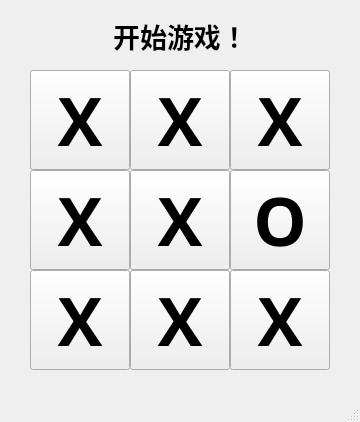
<?xml version="1.0" encoding="UTF-8"?>
<ui version="4.0">
 <class>MainWindow</class>
 <widget class="QMainWindow" name="MainWindow">
  <property name="geometry">
   <rect>
    <x>0</x>
    <y>0</y>
    <width>360</width>
    <height>422</height>
   </rect>
  </property>
  <property name="windowTitle">
   <string>2018-10-30 井字棋</string>
  </property>
  <widget class="QWidget" name="centralwidget">
   <widget class="QPushButton" name="pushButton_1">
    <property name="geometry">
     <rect>
      <x>30</x>
      <y>70</y>
      <width>100</width>
      <height>100</height>
     </rect>
    </property>
    <property name="font">
     <font>
      <family>黑体</family>
      <pointsize>50</pointsize>
      <weight>75</weight>
      <bold>true</bold>
     </font>
    </property>
    <property name="text">
     <string>X</string>
    </property>
   </widget>
   <widget class="QPushButton" name="pushButton_2">
    <property name="geometry">
     <rect>
      <x>130</x>
      <y>70</y>
      <width>100</width>
      <height>100</height>
     </rect>
    </property>
    <property name="font">
     <font>
      <family>黑体</family>
      <pointsize>50</pointsize>
      <weight>75</weight>
      <bold>true</bold>
     </font>
    </property>
    <property name="text">
     <string>X</string>
    </property>
   </widget>
   <widget class="QPushButton" name="pushButton_3">
    <property name="geometry">
     <rect>
      <x>230</x>
      <y>70</y>
      <width>100</width>
      <height>100</height>
     </rect>
    </property>
    <property name="font">
     <font>
      <family>黑体</family>
      <pointsize>50</pointsize>
      <weight>75</weight>
      <bold>true</bold>
     </font>
    </property>
    <property name="text">
     <string>X</string>
    </property>
   </widget>
   <widget class="QPushButton" name="pushButton_4">
    <property name="geometry">
     <rect>
      <x>30</x>
      <y>170</y>
      <width>100</width>
      <height>100</height>
     </rect>
    </property>
    <property name="font">
     <font>
      <family>黑体</family>
      <pointsize>50</pointsize>
      <weight>75</weight>
      <bold>true</bold>
     </font>
    </property>
    <property name="text">
     <string>X</string>
    </property>
   </widget>
   <widget class="QPushButton" name="pushButton_5">
    <property name="geometry">
     <rect>
      <x>130</x>
      <y>170</y>
      <width>100</width>
      <height>100</height>
     </rect>
    </property>
    <property name="font">
     <font>
      <family>黑体</family>
      <pointsize>50</pointsize>
      <weight>75</weight>
      <bold>true</bold>
     </font>
    </property>
    <property name="text">
     <string>X</string>
    </property>
   </widget>
   <widget class="QPushButton" name="pushButton_6">
    <property name="geometry">
     <rect>
      <x>230</x>
      <y>170</y>
      <width>100</width>
      <height>100</height>
     </rect>
    </property>
    <property name="font">
     <font>
      <family>黑体</family>
      <pointsize>50</pointsize>
      <weight>75</weight>
      <bold>true</bold>
     </font>
    </property>
    <property name="text">
     <string>O</string>
    </property>
   </widget>
   <widget class="QPushButton" name="pushButton_7">
    <property name="geometry">
     <rect>
      <x>30</x>
      <y>270</y>
      <width>100</width>
      <height>100</height>
     </rect>
    </property>
    <property name="font">
     <font>
      <family>黑体</family>
      <pointsize>50</pointsize>
      <weight>75</weight>
      <bold>true</bold>
     </font>
    </property>
    <property name="text">
     <string>X</string>
    </property>
   </widget>
   <widget class="QPushButton" name="pushButton_8">
    <property name="geometry">
     <rect>
      <x>130</x>
      <y>270</y>
      <width>100</width>
      <height>100</height>
     </rect>
    </property>
    <property name="font">
     <font>
      <family>黑体</family>
      <pointsize>50</pointsize>
      <weight>75</weight>
      <bold>true</bold>
     </font>
    </property>
    <property name="text">
     <string>X</string>
    </property>
   </widget>
   <widget class="QPushButton" name="pushButton_9">
    <property name="geometry">
     <rect>
      <x>230</x>
      <y>270</y>
      <width>100</width>
      <height>100</height>
     </rect>
    </property>
    <property name="font">
     <font>
      <family>黑体</family>
      <pointsize>50</pointsize>
      <weight>75</weight>
      <bold>true</bold>
     </font>
    </property>
    <property name="text">
     <string>X</string>
    </property>
   </widget>
   <widget class="QLabel" name="label">
    <property name="geometry">
     <rect>
      <x>20</x>
      <y>20</y>
      <width>321</width>
      <height>31</height>
     </rect>
    </property>
    <property name="font">
     <font>
      <family>黑体</family>
      <pointsize>20</pointsize>
      <weight>75</weight>
      <bold>true</bold>
     </font>
    </property>
    <property name="layoutDirection">
     <enum>Qt::LeftToRight</enum>
    </property>
    <property name="autoFillBackground">
     <bool>false</bool>
    </property>
    <property name="text">
     <string>开始游戏！</string>
    </property>
    <property name="alignment">
     <set>Qt::AlignCenter</set>
    </property>
   </widget>
  </widget>
  <widget class="QMenuBar" name="menubar">
   <property name="geometry">
    <rect>
     <x>0</x>
     <y>0</y>
     <width>360</width>
     <height>26</height>
    </rect>
   </property>
  </widget>
  <widget class="QStatusBar" name="statusbar"/>
 </widget>
 <resources/>
 <connections>
  <connection>
   <sender>pushButton_1</sender>
   <signal>clicked()</signal>
   <receiver>label</receiver>
   <slot>clear()</slot>
   <hints>
    <hint type="sourcelabel">
     <x>68</x>
     <y>151</y>
    </hint>
    <hint type="destinationlabel">
     <x>145</x>
     <y>50</y>
    </hint>
   </hints>
  </connection>
 </connections>
</ui>
